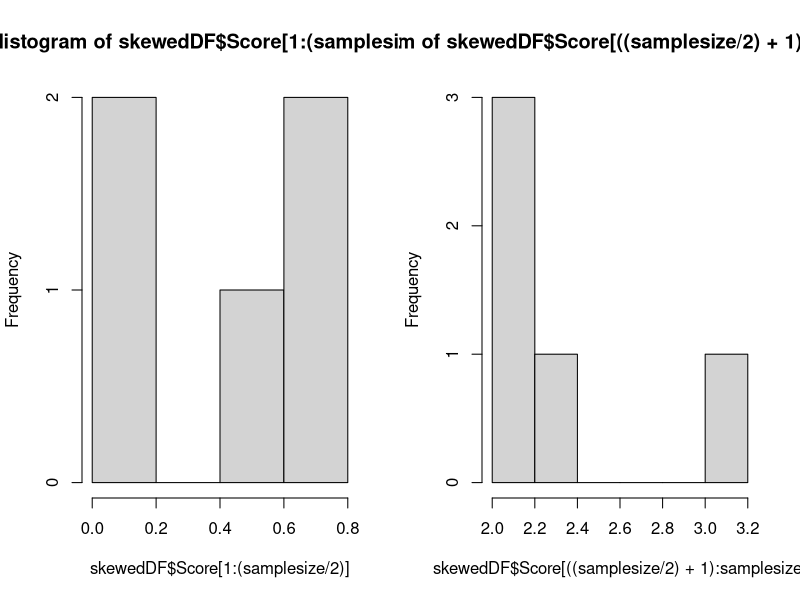
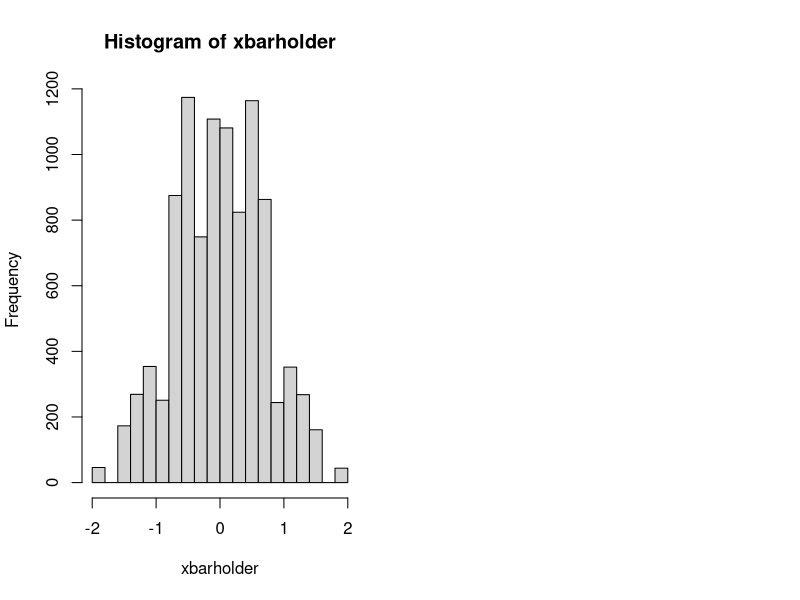
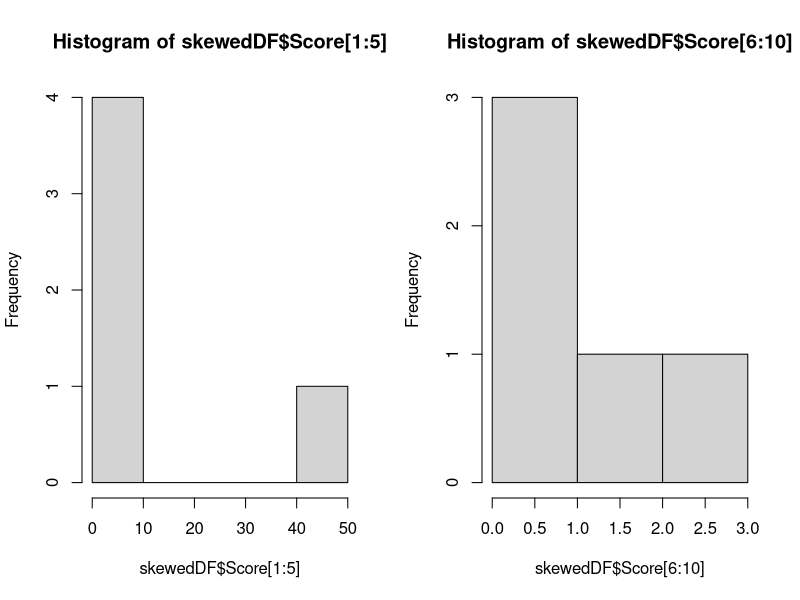
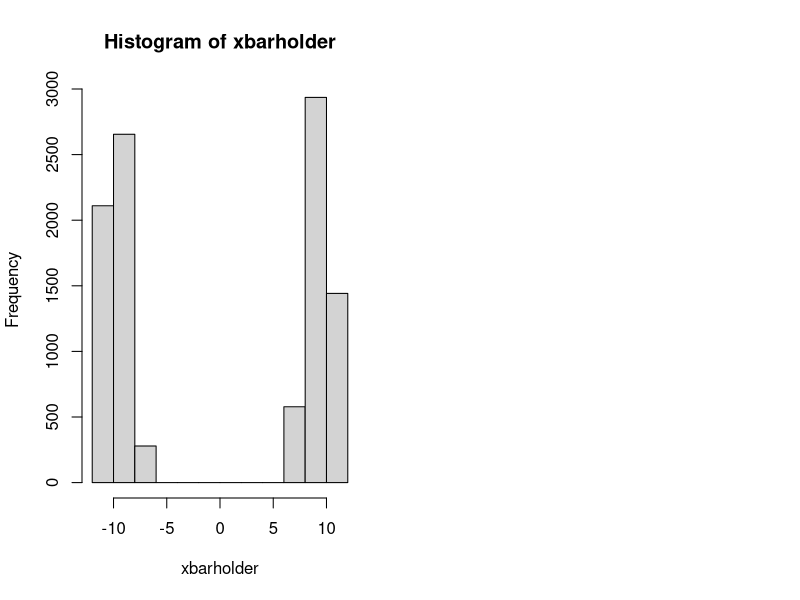

Write R code to recreate these figures, in order.
# Read in Data
samplesize = 10
skewedDF = data.frame(Score = c(rchisq((samplesize/2),1),(rexp((samplesize/2),1)+2)), Treatment = c(rep(1,samplesize/2),rep(2,samplesize/2)))

par(mfrow = c(1,2))
hist(skewedDF$Score[1:(samplesize/2)])
hist(skewedDF$Score[((samplesize/2)+1):samplesize ])
# change to data frame to work with t.test
# genenerate the difference in means a pvalue to compare with later
t.test(skewedDF$Score ~ skewedDF$Treatment)

# number of permutations
number_of_permutations = 10000;
#This will hold the difference of sample means generated under the assumption of equality
xbarholder = c();

# this is the observed difference in sample means that we observed.. is the same the one from t.test above. 
observed_diff = mean(subset(skewedDF, Treatment == 1)$Score)-mean(subset(skewedDF, Treatment == "2")$Score)

# This counts the number of differences of sample means from each permutation that were more extreme than the one observed (difference from t.test above)
counter = 0;

# this loop run all the permutations and generates and remembers the difference of sample means for each permutation of the labels ... 
# remember, the reason we can permute the labels is because we are assuming the null hypothesis to be true... that the means are 
# equal under and thus that the treatment has no effect.  That is, that the result we saw for an individual would have been just as 
#likely to have happened if he or she were in the other group / treatment."

for(i in 1:number_of_permutations)
{
  scramble = sample(skewedDF$Score,samplesize); #shuffle the observations
  # the below two lines effectively randomly applies the extrinsic and intrinsic labels to the observations. 
  One = scramble[1:(samplesize/2)]; # give the first 23 the extrinsic label
  Two = scramble[(samplesize/2+1):samplesize]; #give the rest the intrinsic label. 
  diff = mean(One)-mean(Two); # find the difference in sample means from current permutation. under the equality assumption, most of the time this should be close to zero
  xbarholder[i] = diff; # remember the difference in sample means to compare to the one we observed in the study... 
  
  #if the one we observed sticks out then it will be hard to for the diffs to exceed it and that will be evidence that is doesn't 
  #belong and thus is evidence that the difference is not zero and thus that the means are not equal and thus that there is a 
  #treatment effect. 
  
  #evidence that the means are not equal 
  if(abs(diff) > abs(observed_diff)) 
    counter = counter + 1;
  
}
hist(xbarholder);
pvalue = counter / number_of_permutations; 
pvalue
# the pvalue is the percentage of the differences in sample means that were generaged under 
#the assumption of equal means exceed the one we observed.  If this percentage is small, then this is evidence that the observed 
#difference does not belong in this distribution and thus that the difference is not zero and thus that the means are not equal and thus that there is a 
#treatment effect. 


#Pocket Cash Outlier Example
# Read in Data
skewedDF = data.frame(Score = c(c(1,2,4,6,50),c(1,0,1,2,3)), Treatment = c(rep(1,5),rep(2,5)))

par(mfrow = c(1,2))
hist(skewedDF$Score[1:5])
hist(skewedDF$Score[6:10])
# change to data frame to work with t.test
# genenerate the difference in means a pvalue to compare with later
t.test(skewedDF$Score ~ skewedDF$Treatment)

# number of permutations
number_of_permutations = 10000;
#Thi will hold the differnce of sample means generated under the assumption of equality
xbarholder = c();

# this is the observed difference in sample means that we observed.. is the same the one from t.test above. 
observed_diff = mean(subset(skewedDF, Treatment == 1)$Score)-mean(subset(skewedDF, Treatment == "2")$Score)

# This counts the number of diffrences of sample means from each permutation that were more extreme than the one observed (diffreence from t.test above)
counter = 0;

# this loop run all the permutations and generages and remembers the difference of sample means for each permutation of the labels ... 
# remember, the reason we can permute the labels is because we are assuming the null hypothesis to be true... that the means are 
# equal under and thus that the treatment has no effect.  That is, that the result we saw for an individual would have been just as 
#likely to have happened if he or she were in the other group / treatment."

for(i in 1:number_of_permutations)
{
  scramble = sample(skewedDF$Score,10); #shuffle the observations
  # the below two lines effectively randomly applies the extrinsic and intrinsic labels to the observations. 
  One = scramble[1:5]; # give the first 23 the extrinsic label
  Two = scramble[6:10]; #give the rest the intrinsic label. 
  diff = mean(One)-mean(Two); # find the difference in sample means from current permutation. under the equality assumption, most of the time this should be close to zero
  xbarholder[i] = diff; # remember the difference in sample means to compare to the one we observed in the study... 
  
  #if the one we observed sticks out then it will be hard to for the diffs to exceed it and that will be evidence that is doesn't 
  #belong and thus is evidence that the difference is not zero and thus that the means are not equal and thus that there is a 
  #treatment effect. 
  
  #evidence that the means are not equal 
  if(abs(diff) > abs(observed_diff)) 
    counter = counter + 1;
  
}
hist(xbarholder);
pvalue = counter / number_of_permutations; 
pvalue
# the pvalue is the percentage of the differences in sample means that were generated under 
#the assumption of equal means exceed the one we observed.  If this percentage is small, then this is evidence that the observed 
#difference does not belong in this distribution and thus that the difference is not zero and thus that the means are not equal and thus that there is a 
#treatment effect. 





